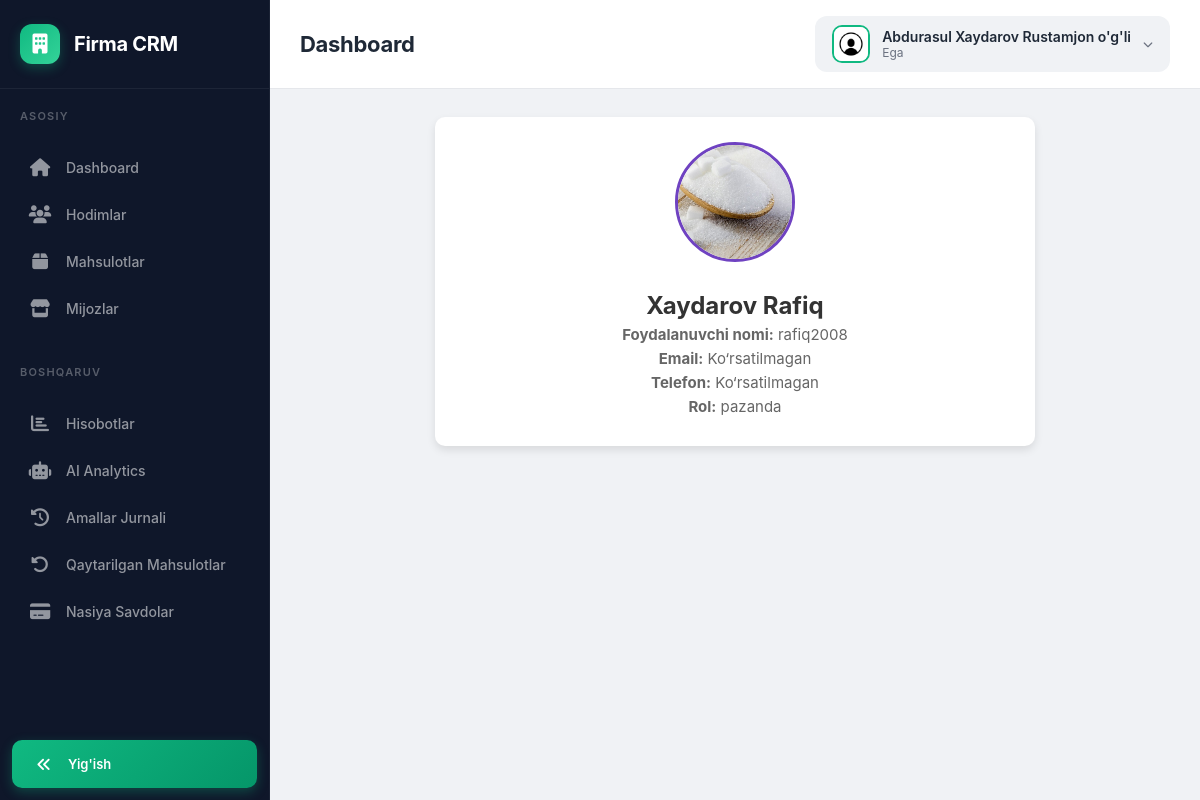
Page /profile/rafiq2008 (signed in) on the committed database.
### main/models.py (models this page shows, shortened)
class User(AbstractUser):
    id = models.BigAutoField(primary_key=True)
    USER_TYPES = (
        ('pazanda', 'Pazanda'),
        ('yetkazib_beruvchi', 'Yetkazib Beruvchi'),
        ('ega', 'Ega'),
    )
    login=models.CharField(max_length=255, blank=True, null=True)
    password = models.CharField(max_length=255, blank=True, null=True)
    tuliq_ismi = models.CharField(max_length=255, blank=True, null=True)
    type = models.CharField(max_length=20, choices=USER_TYPES)
    token = models.CharField(max_length=255, blank=True, null=True)
    tg_id = models.CharField(max_length=100, blank=True, null=True)
    tel_raqami = models.CharField(max_length=100, blank=True, null=True)
    is_active = models.BooleanField(default=True)
    @property
    def rasmi(self):
        if self.type == 'yetkazib_beruvchi':
            try:
                return YetkazibBeruvchi.objects.get(user=self).rasmi.url
            except YetkazibBeruvchi.DoesNotExist:
                return None
        elif self.type == 'pazanda':
            try:
                return Pazanda.objects.get(user=self).rasmi.url
            except Pazanda.DoesNotExist:
                return None
        return None

class Pazanda(models.Model):
    user = models.OneToOneField(User, on_delete=models.CASCADE)
    tuliq_ismi = models.CharField(max_length=255)
    turi = models.CharField(max_length=100, blank=True, null=True)
    rasmi = models.ImageField(upload_to='pazandalar/')

### main/views.py (the view, shortened to what this page needs)
# urls.py: path('profile/<str:username>', profile_view, name='profile'),
@login_required(login_url='login')
def profile_view(request, username):
    user =  User.objects.get(username=username)
    if request.method == 'GET':
        if request.user.type ==  'yetkazib_beruvchi':
            return render(request, 'ytprofile.html', {'user': user})
        elif request.user.type == 'pazanda':
            return render(request, 'pzprofile.html', {'user': user})
        elif request.user.type=='ega':
            if user.type == 'yetkazib_beruvchi':
                yuklamalar = mahsulotlar_miqdori( YetkazibBeruvchi.objects.get(user=user).mahsulotlar) or []
                return render(request, 'egayt.html',{'user': user,'yuklamalar': yuklamalar})
            return render(request, 'egaprofile.html', {'user': user})

### main/templates/egaprofile.html (shortened to what this page needs)
{% extends 'egabase.html' %}
{% load static %}
{% block content %}
<div class="profile-container">
    <img src="{% if user.rasmi %}{{ user.rasmi }}{% else %}{% static 'images/default_avatar.jpg' %}{% endif %}" alt="Avatar" class="profile-image">
    <div class="profile-info">
        <h2>{{ user.tuliq_ismi }} </h2>
        <p><strong>Foydalanuvchi nomi:</strong> {{ user.username }}</p>
        <p><strong>Email:</strong> {% if user.email %}{{ user.email }}{% else %}Ko‘rsatilmagan{% endif %} </p>
        <p><strong>Telefon:</strong> {{ user.telefon|default:"Ko‘rsatilmagan" }}</p>
        <p><strong>Rol:</strong> {{ user.type }}</p>
    </div>
</div>
{% endblock %}

### main/templates/egabase.html (shortened to what this page needs)
<!DOCTYPE html>
{% load static %}
<html lang="uz">
<head>
    <link rel="stylesheet" href="https://cdnjs.cloudflare.com/ajax/libs/font-awesome/6.4.0/css/all.min.css">
</head>
<body>
    <aside class="sidebar" id="sidebar">
        <div class="sidebar-inner">
            <div class="sidebar-header">
                <div class="sidebar-logo"><i class="fa-solid fa-building"></i></div>
                <span class="sidebar-brand">Firma CRM</span>
            </div>
            <div class="sidebar-menu-wrapper">
                <div class="sidebar-section-label">Asosiy</div>
                <ul class="sidebar-menu">
                    <li class="menu-item">
                        <a href="{% url 'main' %}" class="menu-link {% if request.path == '/' %}active{% endif %}"
                            data-title="Dashboard">
                            <span class="menu-icon"><i class="fa-solid fa-house"></i></span>
                            <span class="menu-text">Dashboard</span>
                        </a>
                    </li>
                    <li class="menu-item">
                        <a href="{% url 'hodimlar_list' %}"
                            class="menu-link {% if '/hodimlar/' in request.path or '/edituser/' in request.path or '/createuser/' in request.path %}active{% endif %}"
                            data-title="Hodimlar">
                            <span class="menu-icon"><i class="fa-solid fa-users"></i></span>
                            <span class="menu-text">Hodimlar</span>
                        </a>
                    </li>
                    <li class="menu-item">
                        <a href="{% url 'mahsulotlar_list' %}"
                            class="menu-link {% if '/mahsulotlar/' in request.path or '/product/' in request.path %}active{% endif %}"
                            data-title="Mahsulotlar">
                            <span class="menu-icon"><i class="fa-solid fa-box"></i></span>
                            <span class="menu-text">Mahsulotlar</span>
                        </a>
                    </li>
                    <li class="menu-item">
                        <a href="{% url 'mijozlar_list' %}"
                            class="menu-link {% if '/mijozlar/' in request.path or '/mijoz/' in request.path %}active{% endif %}"
                            data-title="Mijozlar">
                            <span class="menu-icon"><i class="fa-solid fa-store"></i></span>
                            <span class="menu-text">Mijozlar</span>
                        </a>
                    </li>
                </ul>
                <div class="sidebar-section-label">Boshqaruv</div>
                <ul class="sidebar-menu">
                    <li class="menu-item">
                        <a href="{% url 'hisobotlar' %}"
                            class="menu-link {% if '/hisobotlar/' in request.path %}active{% endif %}"
                            data-title="Hisobotlar">
                            <span class="menu-icon"><i class="fa-solid fa-chart-bar"></i></span>
                            <span class="menu-text">Hisobotlar</span>
                        </a>
                    </li>
                    <li class="menu-item">
                        <a href="{% url 'analytics_dashboard' %}"
                            class="menu-link {% if '/analytics/' in request.path %}active{% endif %}"
                            data-title="AI Analytics">
                            <span class="menu-icon"><i class="fa-solid fa-robot"></i></span>
                            <span class="menu-text">AI Analytics</span>
                        </a>
                    </li>
                    <li class="menu-item">
                        <a href="{% url 'amallog' %}"
                            class="menu-link {% if '/amallar/' in request.path %}active{% endif %}"
                            data-title="Amallar Jurnali">
                            <span class="menu-icon"><i class="fa-solid fa-clock-rotate-left"></i></span>
                            <span class="menu-text">Amallar Jurnali</span>
                        </a>
                    </li>
                    <li class="menu-item">
                        <a href="{% url 'qaytarishlar' %}"
                            class="menu-link {% if '/qaytarishlar/' in request.path %}active{% endif %}"
                            data-title="Qaytarilgan Mahsulotlar">
                            <span class="menu-icon"><i class="fa-solid fa-rotate-left"></i></span>
                            <span class="menu-text">Qaytarilgan Mahsulotlar</span>
                        </a>
                    </li>
                    <li class="menu-item">
                        <a href="{% url 'nasiya_savdolar' %}"
                            class="menu-link {% if '/nasiya-savdolar/' in request.path %}active{% endif %}"
                            data-title="Nasiya Savdolar">
                            <span class="menu-icon"><i class="fa-solid fa-credit-card"></i></span>
                            <span class="menu-text">Nasiya Savdolar</span>
                        </a>
                    </li>
                </ul>
            </div>
            <div class="sidebar-toggle" onclick="toggleSidebar()">
                <i class="fa-solid fa-angles-left"></i>
                <span class="toggle-text">Yig'ish</span>
            </div>
        </div>
    </aside>
    <div class="main-wrapper">
        <header class="top-header">
            <div class="header-left">
                <div>
                    <h1 class="header-title" id="pageTitle">{% block page_title %}Dashboard{% endblock %}</h1>
                </div>
            </div>
            <div class="header-actions">
                <div class="user-profile" id="userProfile" onclick="toggleUserDropdown()">
                    <img src="{% if request.user.rasmi %}{{ request.user.rasmi.url }}{% else %}{% static 'images/default_avatar.jpg' %}{% endif %}"
                        alt="Avatar" class="user-avatar">
                    <div class="user-info">
                        <span class="user-name">{{ request.user.tuliq_ismi }}</span>
                        <span class="user-role">Ega</span>
                    </div>
                    <span class="dropdown-toggle"><i class="fa-solid fa-chevron-down"></i></span>
                </div>
            </div>
        </header>
        <main class="main-content">
            {% block content %}
            {% endblock %}
        </main>
    </div>
</body>
</html>

### main/templates/egabase.html (style rules this page uses)
* { margin: 0; padding: 0; box-sizing: border-box; }
:root { --primary-color: #10b981; --primary-dark: #059669; --primary-glow: rgba(16, 185, 129, 0.3); --secondary-color: #667eea; --danger-color: #ef4444; --success-color: #22c55e; --warning-color: #f59e0b; --text-dark: #1f2937; --text-light: #6b7280; --bg-light: #f0f2f5; --bg-white: #ffffff; --border-color: #e5e7eb; --sidebar-width: 270px; --sidebar-collapsed: 78px; --sidebar-bg: #0f172a; --sidebar-hover: rgba(255, 255, 255, 0.06); }
body { font-family: 'Inter', -apple-system, BlinkMacSystemFont, 'Segoe UI', Roboto, sans-serif; background: var(--bg-light); min-height: 100vh; }
.sidebar { position: fixed; left: 0; top: 0; bottom: 0; width: var(--sidebar-width); background: var(--sidebar-bg); transition: all 0.3s cubic-bezier(0.4, 0, 0.2, 1); z-index: 1000; overflow-x: hidden; overflow-y: auto; border-right: 1px solid rgba(255, 255, 255, 0.05); }
.sidebar { scrollbar-width: none; }
.sidebar-header { padding: 24px 20px; border-bottom: 1px solid rgba(255, 255, 255, 0.06); display: flex; align-items: center; gap: 14px; }
.sidebar-inner { display: flex; flex-direction: column; height: 100%; }
.sidebar-menu-wrapper { flex: 1; overflow-y: auto; scrollbar-width: none; }
.sidebar-logo { width: 40px; height: 40px; background: linear-gradient(135deg, var(--primary-color), #34d399); border-radius: 12px; display: flex; align-items: center; justify-content: center; font-size: 20px; color: white; flex-shrink: 0; box-shadow: 0 4px 12px var(--primary-glow); }
.sidebar-brand { color: white; font-size: 20px; font-weight: 700; white-space: nowrap; opacity: 1; transition: opacity 0.3s ease; letter-spacing: -0.3px; }
.sidebar-toggle { display: flex; align-items: center; gap: 12px; padding: 16px 20px; margin: 8px 12px 12px; cursor: pointer; color: white; font-size: 13px; font-weight: 600; transition: all 0.25s ease; background: linear-gradient(135deg, var(--primary-color), var(--primary-dark)); border-radius: 10px; flex-shrink: 0; box-shadow: 0 4px 12px var(--primary-glow); }
.sidebar-toggle i { font-size: 15px; width: 24px; text-align: center; }
.sidebar-toggle .toggle-text { white-space: nowrap; opacity: 1; transition: opacity 0.3s ease; }
.sidebar-section-label { padding: 20px 20px 8px; font-size: 11px; font-weight: 600; text-transform: uppercase; letter-spacing: 1.2px; color: rgba(255, 255, 255, 0.3); }
.sidebar-menu { padding: 12px 0; list-style: none; }
.menu-item { margin: 2px 12px; }
.menu-link { display: flex; align-items: center; gap: 14px; padding: 12px 16px; color: rgba(255, 255, 255, 0.55); text-decoration: none; border-radius: 10px; transition: all 0.2s ease; position: relative; font-size: 14px; font-weight: 500; }
.menu-icon { font-size: 18px; width: 24px; text-align: center; flex-shrink: 0; transition: color 0.2s ease; }
.menu-text { white-space: nowrap; opacity: 1; transition: opacity 0.3s ease; }
.main-wrapper { margin-left: var(--sidebar-width); transition: margin-left 0.3s cubic-bezier(0.4, 0, 0.2, 1); min-height: 100vh; display: flex; flex-direction: column; }
.top-header { background: var(--bg-white); padding: 16px 30px; border-bottom: 1px solid var(--border-color); display: flex; justify-content: space-between; align-items: center; position: sticky; top: 0; z-index: 100; backdrop-filter: blur(10px); background: rgba(255, 255, 255, 0.95); }
.header-left { display: flex; align-items: center; gap: 16px; }
.header-title { font-size: 22px; font-weight: 700; color: var(--text-dark); letter-spacing: -0.3px; }
.header-actions { display: flex; align-items: center; gap: 12px; }
.user-profile { display: flex; align-items: center; gap: 12px; padding: 8px 16px; background: var(--bg-light); border-radius: 12px; cursor: pointer; transition: all 0.3s ease; position: relative; border: 1px solid transparent; }
.user-avatar { width: 38px; height: 38px; border-radius: 10px; object-fit: cover; border: 2px solid var(--primary-color); }
.user-info { display: flex; flex-direction: column; }
.user-name { font-weight: 600; color: var(--text-dark); font-size: 14px; }
.user-role { font-size: 12px; color: var(--text-light); }
.dropdown-toggle { font-size: 10px; color: var(--text-light); transition: transform 0.3s ease; }
.main-content { flex: 1; padding: 28px; }

### rows in the picture
User: user.tuliq_ismi "Abdurasul Xaydarov Rustamjon o'g'li"
User: type+id (picture), tuliq_ismi "Xaydarov Rafiq", username "rafiq2008", type "pazanda"

### other values in the picture
{{ user.telefon|default:"Ko‘rsatilmagan" }} "Ko‘rsatilmagan"
